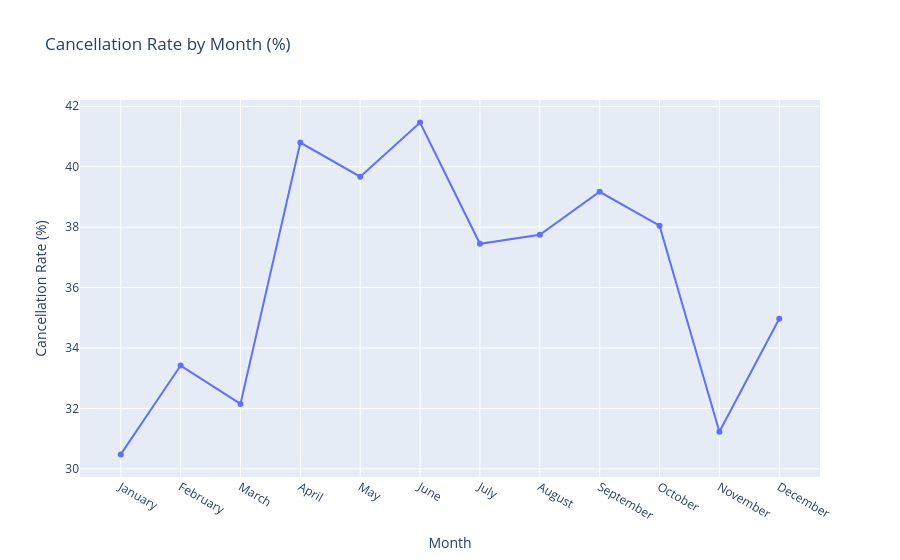

The code cell stored with this chart in its notebook:
### Code cell
monthly_cancel = df.groupby(['arrival_month_num', 'arrival_date_month'])['is_canceled'].mean().reset_index()
monthly_cancel['cancellation_rate'] = round(monthly_cancel['is_canceled'] * 100, 2)
monthly_cancel = monthly_cancel.sort_values('arrival_month_num')

fig4 = px.line(
    monthly_cancel,
    x='arrival_date_month',
    y='cancellation_rate',
    title='Cancellation Rate by Month (%)',
    labels={'arrival_date_month': 'Month', 'cancellation_rate': 'Cancellation Rate (%)'},
    markers=True
)

fig4.show()

### Figure 1 — Plotly figure (JSON) as saved in the notebook; plotly's stock layout.template omitted (floating-point values rounded to 4 significant figures)
{"data": [{"hovertemplate": "Month=%{x}<br>Cancellation Rate (%)=%{y}<extra></extra>", "legendgroup": "", "line": {"color": "#636efa", "dash": "solid"}, "marker": {"symbol": "circle"}, "mode": "lines+markers", "name": "", "orientation": "v", "showlegend": false, "type": "scatter", "x": ["January", "February", "March", "April", "May", "June", "July", "August", "September", "October", "November", "December"], "xaxis": "x", "y": [30.48, 33.42, 32.15, 40.8, 39.67, 41.46, 37.45, 37.75, 39.17, 38.05, 31.23, 34.97], "yaxis": "y"}], "layout": {"legend": {"tracegroupgap": 0}, "title": {"text": "Cancellation Rate by Month (%)"}, "xaxis": {"anchor": "y", "domain": [0, 1], "title": {"text": "Month"}}, "yaxis": {"anchor": "x", "domain": [0, 1], "title": {"text": "Cancellation Rate (%)"}}}}
